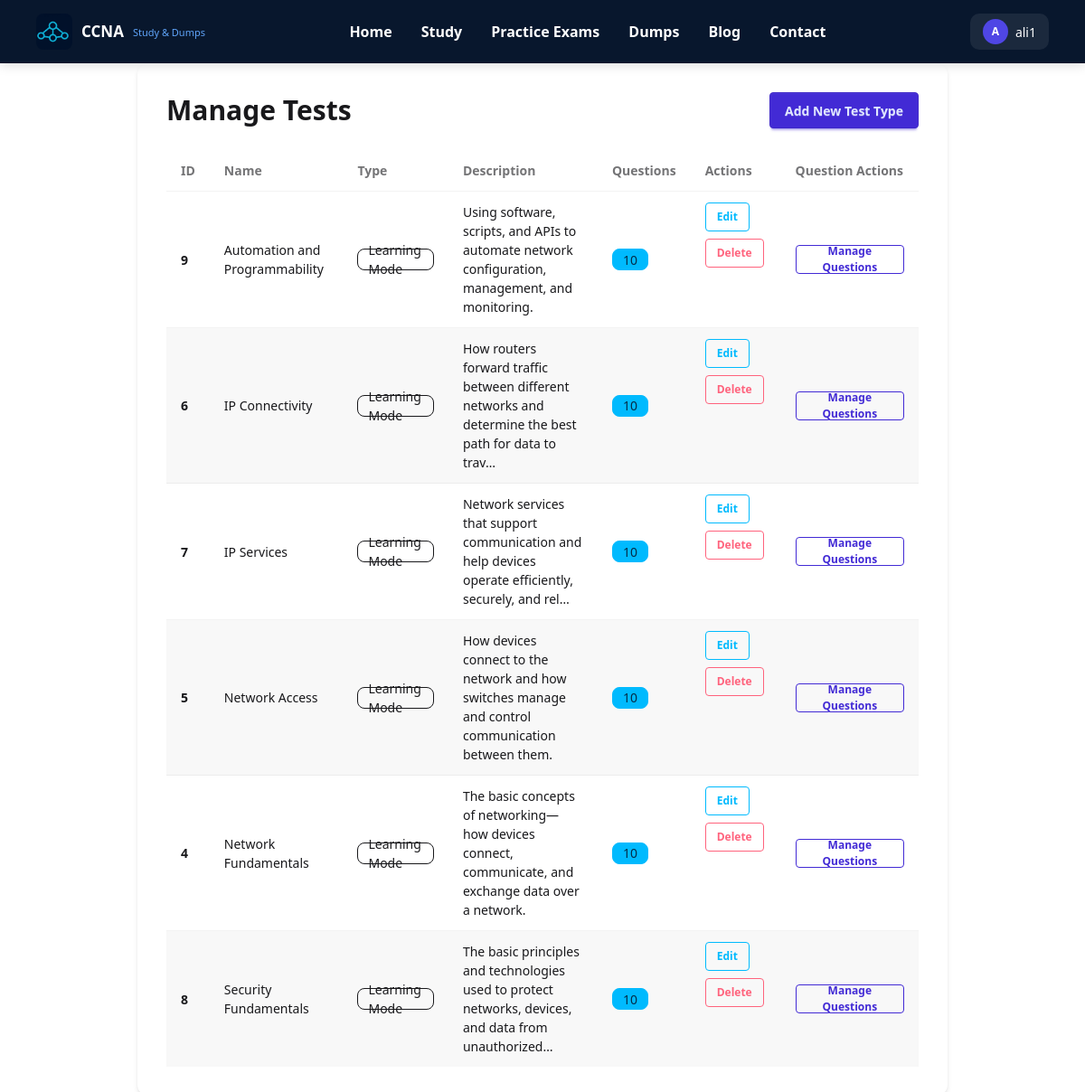
Screenshot of /quiz/admin/tests/ (signed in) with the database file from the repository.
### quiz/models.py (models this page shows, shortened)
class Test(models.Model):
    name = models.CharField(max_length=255)
    description = models.TextField(blank=True)
    test_type = models.CharField(max_length=10, choices=TEST_TYPES, default="learning")
    position = models.PositiveIntegerField(
        default=0, help_text="Display order of the test"
    )
    class Meta:
        ordering = ["position", "name"]

### quiz/views.py (the view)
# urls.py: path('admin/tests/', custom_admin_tests, name='custom_admin_tests'),
@user_passes_test(is_staff_check)
def custom_admin_tests(request):
    tests = Test.objects.annotate(question_count=Count("questions")).order_by("name")
    context = {
        "tests": tests,
    }
    return render(request, "quiz/custom_admin/admin_tests_list.html", context)

### quiz/views.py (called while the page is built)
def is_staff_check(user):
    return user.is_staff

### quiz/templates/quiz/custom_admin/admin_tests_list.html (shortened to what this page needs)
{% extends 'quiz/base.html' %}
{% block content %}
<div class="max-w-4xl mx-auto bg-base-100 p-8 rounded-xl shadow-md">
    <div class="flex justify-between items-center mb-6">
        <h2 class="text-3xl font-bold">Manage Tests</h2>
        <a href="{% url 'custom_admin_add_test' %}" class="btn btn-primary">Add New Test Type</a>
    </div>
    {% if tests %}
        <div class="overflow-x-auto">
            <table class="table w-full table-zebra">
                <thead>
                    <tr>
                        <th>ID</th>
                        <th>Name</th>
                        <th>Type</th>
                        <th>Description</th>
                        <th>Questions</th>
                        <th>Actions</th>
                        <th>Question Actions</th>
                    </tr>
                </thead>
                <tbody>
                    {% for test in tests %}
                    <tr>
                        <th>{{ test.id }}</th>
                        <td>{{ test.name }}</td>
                        <td><span class="badge badge-outline">{{ test.get_test_type_display }}</span></td>
                        <td>{{ test.description|truncatechars:100 }}</td>
                        <td>
                            {% if test.question_count is not None %}
                                <span class="badge badge-info">{{ test.question_count }}</span>
                            {% else %}
                                <span class="badge badge-ghost">0</span>
                            {% endif %}
                        </td>
                        <td class="flex flex-wrap gap-2">
                            <a href="{% url 'custom_admin_edit_test' test.id %}" class="btn btn-sm btn-outline btn-info">Edit</a>
                            <a href="{% url 'custom_admin_delete_test' test.id %}" class="btn btn-sm btn-outline btn-error">Delete</a>
                        </td>
                        <td>
                            <a href="{% url 'custom_admin_test_questions' test.id %}" class="btn btn-sm btn-outline btn-primary">Manage Questions</a>
                        </td>
                    </tr>
                    {% endfor %}
                </tbody>
            </table>
        </div>
    {% else %}
        <p>No test types found. <a href="{% url 'custom_admin_add_test' %}" class="text-blue-600 hover:underline">Add one now</a>.</p>
    {% endif %}
</div>
{% endblock %}

### quiz/templates/quiz/navbar.html (shortened to what this page needs)
{% load static %}
<nav style="background:#08172d;height:70px;width:100vw;position:fixed;top:0;left:0;z-index:50;display:flex;align-items:center;padding:0 40px;box-shadow:0 2px 12px rgba(0,0,0,0.15)">
    <a href="{% url 'landing_page' %}" style="display:flex;align-items:center;gap:10px;text-decoration:none;flex-shrink:0">
        <img src="{% static 'images/ali.png' %}?v=3" alt="CCNA Prep" style="width:40px;height:40px;border-radius:8px;object-fit:cover">
        <span style="color:#fff;font-weight:700;font-size:17px">CCNA</span><span style="color:#60a5fa;font-size:11px;display:block;line-height:1">Study &amp; Dumps</span>
    </a>
    <ul style="display:flex;align-items:center;gap:32px;list-style:none;margin:0 auto;padding:0">
        <li><a href="{% url 'landing_page' %}" style="color:#fff;font-weight:600;font-size:16px;text-decoration:none">Home</a></li>
        <li><a href="{% url 'study' %}" style="color:#fff;font-weight:600;font-size:16px;text-decoration:none">Study</a></li>
        <li><a href="{% url 'practice_exam' %}" style="color:#fff;font-weight:600;font-size:16px;text-decoration:none">Practice Exams</a></li>
        <li><a href="{% url 'test_list' %}" style="color:#fff;font-weight:600;font-size:16px;text-decoration:none">Dumps</a></li>
        <li><a href="#" style="color:#fff;font-weight:600;font-size:16px;text-decoration:none">Blog</a></li>
        <li><a href="{% url 'about' %}" style="color:#fff;font-weight:600;font-size:16px;text-decoration:none">Contact</a></li>
    </ul>
    <div style="display:flex;align-items:center;gap:12px;flex-shrink:0">
        {% if user.is_authenticated %}
            <div style="position:relative" id="user-menu-wrap">
                <button id="user-menu-btn" style="display:flex;align-items:center;gap:8px;background:rgba(255,255,255,.08);border:none;color:#fff;padding:6px 14px;border-radius:10px;cursor:pointer;font-size:14px;font-weight:500">
                    <span style="width:28px;height:28px;border-radius:50%;background:#4f46e5;display:flex;align-items:center;justify-content:center;font-size:12px;font-weight:700">{{ user.username|slice:":1"|upper }}</span>
                    {{ user.username }}
                </button>
            </div>
        {% endif %}
    </div>
</nav>
<div style="height:70px"></div>

### rows the page displays
Test: id "9", name "Automation and Programmability", test_type "Learning Mode", description "Using software, scripts, and APIs to automate network configuration, management, and monitoring.", question_count "10"
Test: id "6", name "IP Connectivity", test_type "Learning Mode", description "How routers forward traffic between different networks and determine the best path for data to trav…", question_count "10"
Test: id "7", name "IP Services", test_type "Learning Mode", description "Network services that support communication and help devices operate efficiently, securely, and rel…", question_count "10"
Test: id "5", name "Network Access", test_type "Learning Mode", description "How devices connect to the network and how switches manage and control communication between them.", question_count "10"
Test: id "4", name "Network Fundamentals", test_type "Learning Mode", description "The basic concepts of networking—how devices connect, communicate, and exchange data over a network.", question_count "10"
Test: id "8", name "Security Fundamentals", test_type "Learning Mode", description "The basic principles and technologies used to protect networks, devices, and data from unauthorized…", question_count "10"

### other values shown
{{ user.username|slice:":1"|upper }} "A"
{{ user.username }} "ali1"
